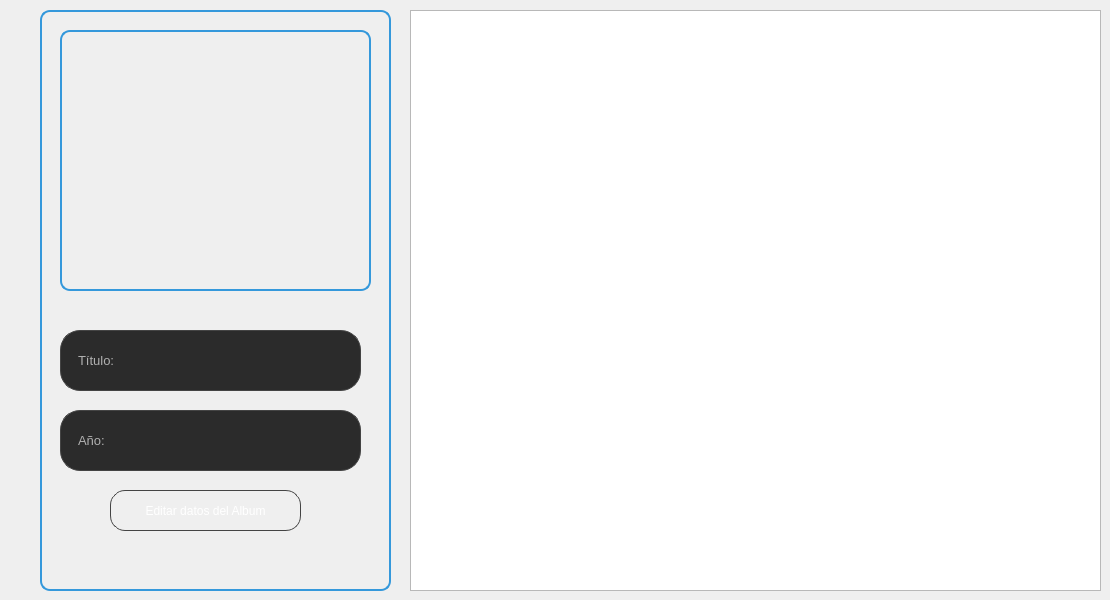
    <widget class="QWidget" name="page_2">
     <widget class="QListWidget" name="listWidget_albums">
      <property name="geometry">
       <rect>
        <x>410</x>
        <y>10</y>
        <width>691</width>
        <height>581</height>
       </rect>
      </property>
     </widget>
     <widget class="QFrame" name="reprod_2">
      <property name="geometry">
       <rect>
        <x>40</x>
        <y>10</y>
        <width>351</width>
        <height>581</height>
       </rect>
      </property>
      <property name="styleSheet">
       <string notr="true">border: 2px solid #3498db;

border-radius: 10px;</string>
      </property>
      <property name="frameShape">
       <enum>QFrame::Shape::StyledPanel</enum>
      </property>
      <property name="frameShadow">
       <enum>QFrame::Shadow::Raised</enum>
      </property>
      <widget class="QLabel" name="caja_titulo_Album">
       <property name="geometry">
        <rect>
         <x>20</x>
         <y>320</y>
         <width>301</width>
         <height>61</height>
        </rect>
       </property>
       <property name="styleSheet">
        <string notr="true">QLabel {
    background-color: #2b2b2b;
    border: 1px solid #444444;
    border-radius: 20px;
    padding-left: 14px;
    color: #ffffff;
}</string>
       </property>
       <property name="text">
        <string>&lt;span style=&quot;color: #b0b0b0; font-size: 10pt;&quot;&gt;Título: &lt;/span&gt;&lt;span style=&quot;color: #ff</string>
       </property>
      </widget>
      <widget class="QLabel" name="caja_anio_Album">
       <property name="geometry">
        <rect>
         <x>20</x>
         <y>400</y>
         <width>301</width>
         <height>61</height>
        </rect>
       </property>
       <property name="styleSheet">
        <string notr="true">QLabel {
    background-color: #2b2b2b;
    border: 1px solid #444444;
    border-radius: 20px;
    padding-left: 14px;
    color: #ffffff;
}</string>
       </property>
       <property name="text">
        <string>&lt;html&gt;&lt;head/&gt;&lt;body&gt;&lt;p&gt;&lt;span style=&quot; font-size:10pt; color:#b0b0b0;&quot;&gt;Año: &lt;/span&gt;&lt;/p&gt;&lt;/body&gt;&lt;/html&gt;</string>
       </property>
      </widget>
      <widget class="QLabel" name="pantalla_album">
       <property name="geometry">
        <rect>
         <x>20</x>
         <y>20</y>
         <width>311</width>
         <height>261</height>
        </rect>
       </property>
       <property name="styleSheet">
        <string notr="true">ui-&gt;label-&gt;setAutoFillBackground(true);
ui-&gt;label-&gt;setStyleSheet(&quot;background-color: yellow;&quot;);</string>
       </property>
       <property name="text">
        <string/>
       </property>
      </widget>
      <widget class="QPushButton" name="editButton_albumDatos">
       <property name="geometry">
        <rect>
         <x>70</x>
         <y>480</y>
         <width>191</width>
         <height>41</height>
        </rect>
       </property>
       <property name="styleSheet">
        <string notr="true">QPushButton {
    border-radius: 15px; 
    border: 1px solid #444444;
    background-color: qlineargradient(x1:0, y1:0, x2:0, y2:1,
                                      stop:0 #3c3c3c, 
                                      stop:0.5 #2b2b2b, 
                                      stop:1.0 #222222);
    padding: 5px; 
    color: #ffffff; 
}

QPushButton:hover {
    background-color: #2980b9; 
    color: #ffffff;
}

QPushButton:pressed {
    background-color: #1f618d; 
    color: #ffffff;
    padding-top: 8px; 
    padding-left: 8px;
}</string>
       </property>
       <property name="text">
        <string>Editar datos del Album</string>
       </property>
      </widget>
     </widget>
    </widget>
